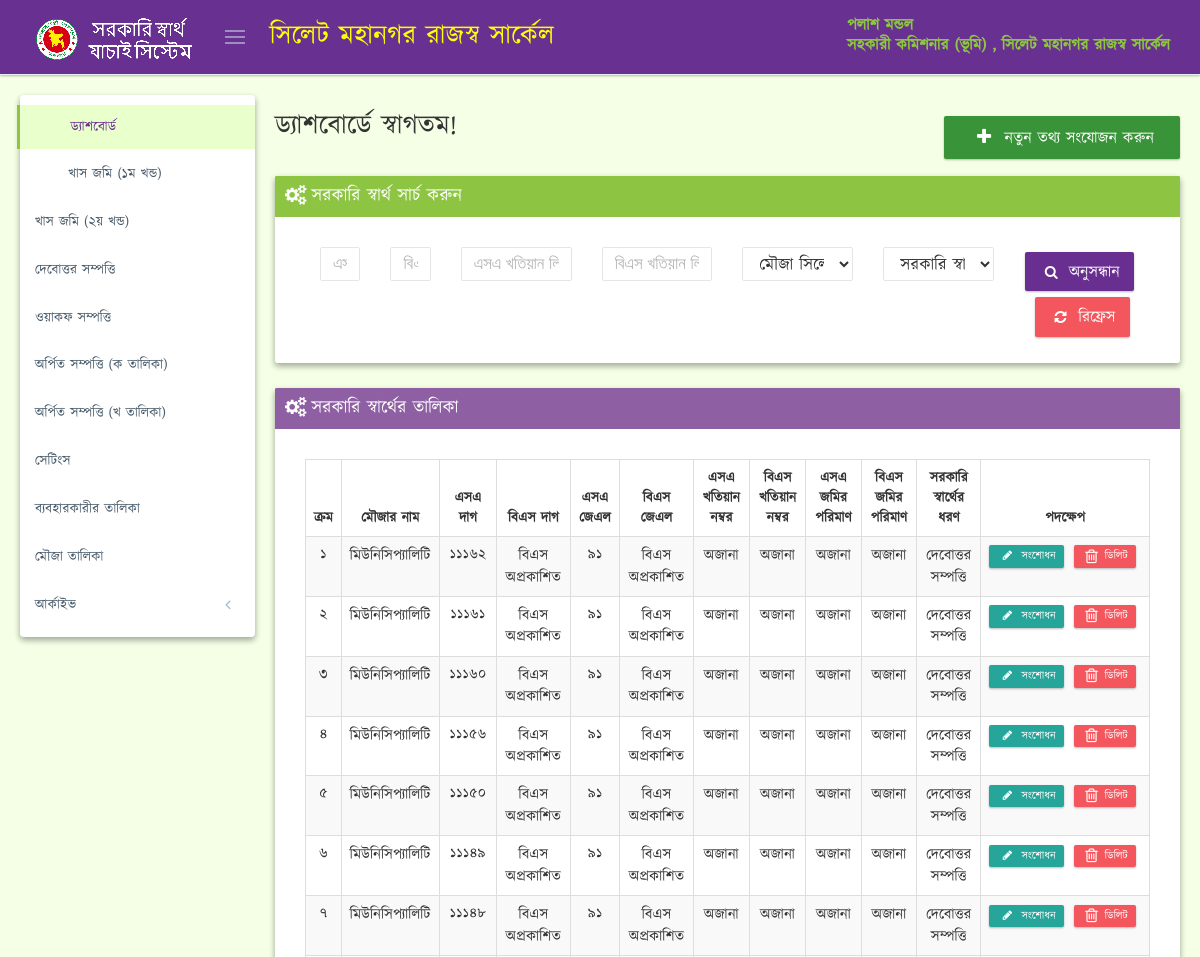
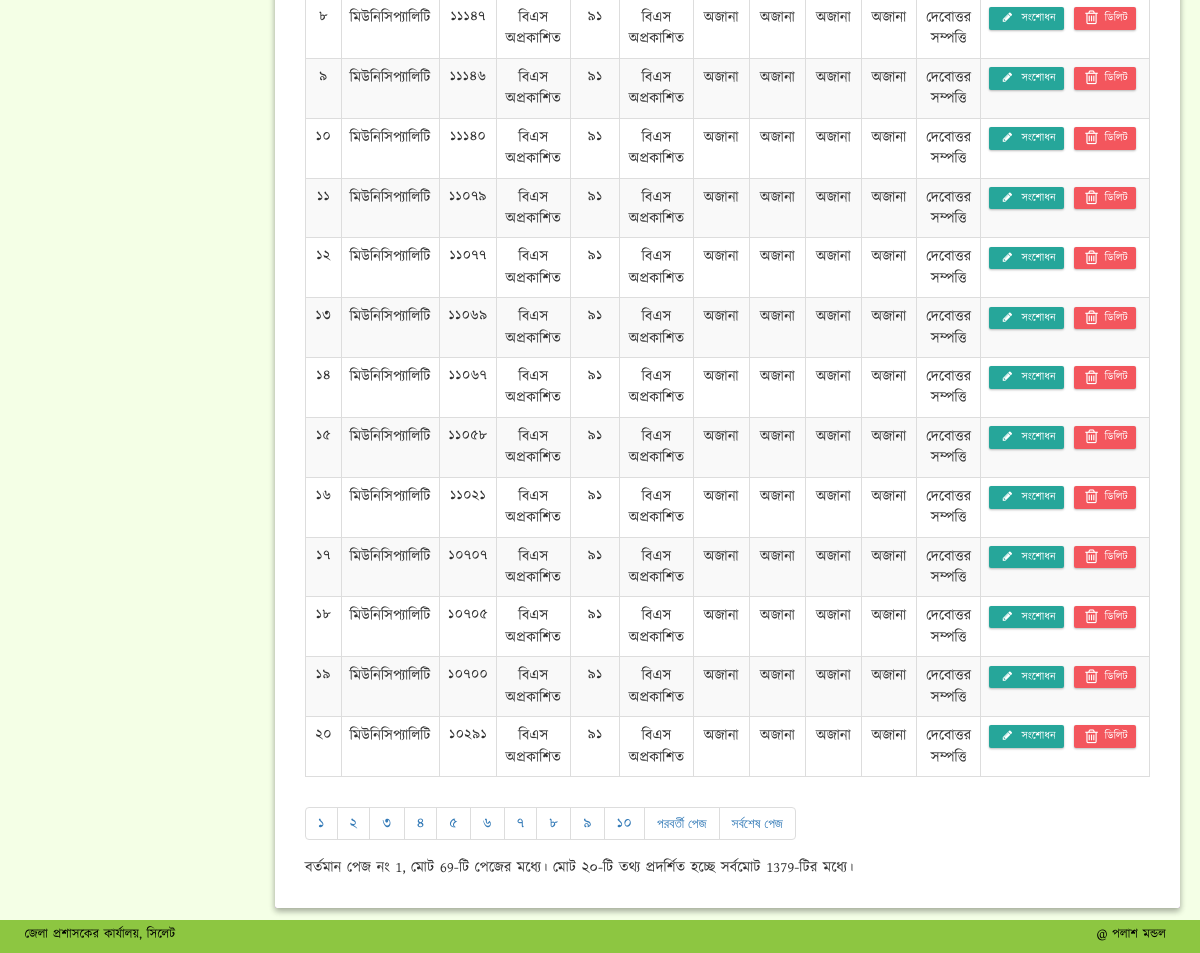
The app's page /dashboard.php (signed in) with its own data (2 pictures, top to bottom).
### tables this page shows
CREATE TABLE IF NOT EXISTS `settings` (
  `field_name` varchar(120) DEFAULT 'মহানগর রাজস্ব সার্কেল',
  `field_value` varchar(120) DEFAULT 'মহানগর রাজস্ব সার্কেল'
);

CREATE TABLE IF NOT EXISTS `users` (
  `id` int(11) NOT NULL AUTO_INCREMENT,
  `username` varchar(50) NOT NULL,
  `password` varchar(255) NOT NULL,
  `email` varchar(64) DEFAULT NULL,
  `officer_name` varchar(150) DEFAULT NULL,
  `officer_designation` varchar(150) DEFAULT NULL,
  `created_at` datetime DEFAULT CURRENT_TIMESTAMP,
  PRIMARY KEY (`id`),
  UNIQUE KEY `username` (`username`)
);

CREATE TABLE IF NOT EXISTS `dag` (
  `id` int(10) unsigned NOT NULL AUTO_INCREMENT,
  `mouja_id` int(11) DEFAULT NULL,
  `sa_dag` int(11) DEFAULT NULL,
  `bs_dag` int(11) DEFAULT NULL,
  `sa_khatian` int(11) DEFAULT NULL,
  `bs_khatian` int(11) DEFAULT NULL,
  `sa_land_amount` int(11) DEFAULT NULL,
  `bs_land_amount` int(11) DEFAULT NULL,
  `interest_id` int(11) NOT NULL DEFAULT '0',
  PRIMARY KEY (`id`)
);

CREATE TABLE IF NOT EXISTS `mouja` (
  `id` int(11) NOT NULL AUTO_INCREMENT,
  `name` varchar(120) DEFAULT NULL,
  `sa_jl` int(11) DEFAULT NULL,
  `bs_jl` int(11) DEFAULT NULL,
  PRIMARY KEY (`id`),
  UNIQUE KEY `id` (`id`)
);

CREATE TABLE IF NOT EXISTS `interest` (
  `interest_id` int(11) NOT NULL AUTO_INCREMENT,
  `interest_name` varchar(120) DEFAULT NULL,
  PRIMARY KEY (`interest_id`) USING BTREE,
  KEY `id` (`interest_id`) USING BTREE
);

### dashboard.php (the view, shortened to what the rows shown need)
<!DOCTYPE html>
<html lang="en" class="no-js">
<head>
<?php include 'header.php'; ?>
</head>
<body class="page-md page-sidebar-page-sidebar-closed-hide-logo page-header-fixed page-footer-fixed"
      oncontextmenu="return false;">
<?php include 'top_nav.php'; ?>
<div class="page-container">
    <div class="page-content-wrapper">
        <div class="page-content" id="scroller" style="min-height:588px">
            <div class="row">
                <div class="col-md-12">
                    <div id="ajax-content">
                        <div class="page-head">
                            <div class="row" style="margin-bottom: 15px;">
                                <div class="col-md-6">
                                    <div class="page-title">
                                        <h2 style="margin-top: 0px;"> ড্যাশবোর্ডে স্বাগতম!</h2>
                                    </div>
                                </div>
                            </div>
                        </div>
                                                                            <?php
                                                                            if (isset($_REQUEST["interest_id"])){
                                                                                $interest_id=(int)$_REQUEST["interest_id"];
                                                                            }else{  $interest_id= 0; }
                                                                            ?>
                        <div class="row">
                            <div class="col-md-12">
                                <div class="portlet purple box">
                                    <div class="portlet-body">
                                        <div style="font-size: 15px; text-align: justify;margin: 20px;">
                                            <table class="table table-striped table-bordered table-hover" id="sample_6">
                                                <thead>
                                                <tr>
                                                    <th style="text-align: center;">ক্রম</th>
                                                    <th style="text-align: center;">মৌজার নাম</th>
                                                    <th style="text-align: center;">এসএ দাগ</th>
                                                    <th style="text-align: center;">বিএস দাগ</th>
                                                    <th style="text-align: center;">এসএ জেএল</th>
                                                    <th style="text-align: center;">বিএস জেএল</th>
                                                    <th style="text-align: center;">এসএ খতিয়ান নম্বর</th>
                                                    <th style="text-align: center;">বিএস খতিয়ান নম্বর</th>
                                                    <th style="text-align: center;">এসএ জমির পরিমাণ</th>
                                                    <th style="text-align: center;">বিএস জমির পরিমাণ</th>
                                                    <th style="text-align: center;">সরকারি স্বার্থের ধরণ</th>
                                                    <th style="text-align: center;" width="20%">পদক্ষেপ</th>
                                                </tr>
                                                </thead>
                                                <tbody>
                                                <?php
                                                include 'config.php';
                                                $rowsperpage = 20;
                                                if (isset($_GET['currentpage']) && is_numeric($_GET['currentpage'])) {
                                                    $currentpage = (int) $_GET['currentpage'];
                                                } else {
                                                    $currentpage = 1;
                                                }
                                                $offset = ($currentpage - 1) * $rowsperpage;
                                                $query_final = "SELECT * FROM `dag` ORDER BY id DESC LIMIT $offset, $rowsperpage";
                                                if ( $_SERVER['REQUEST_METHOD'] == 'POST'  ) {
                                                    $query = $bs_part = $sa_part = $mouja_part = $joiner = '';
                                                    $sa_dag = $_REQUEST['sa_dag'];
                                                    $sa_dag = $_POST['sa_dag'];
                                                    $bs_dag = $_POST['bs_dag'];
                                                    $mouja_id = $_POST['mouja_id'];
                                                    if($mouja_id == 0  & $interest_id == 0) {
                                                        if ($sa_dag !=NULL){
                                                            $sa_part = 'sa_dag = '.$sa_dag;
                                                        }else{
                                                            $sa_part = '';
                                                        }
                                                        if($bs_dag !=NULL){
                                                            $bs_part = ' bs_dag='.$bs_dag;
                                                        }else {
                                                            $bs_part = '';
                                                        }
                                                        if($sa_dag and $bs_dag) { $joiner=' AND';} else { $joiner='';}
                                                        if ($mouja_id) {
                                                            $mouja_part = ' mouja_id='.$mouja_id;
                                                        }
                                                        else{
                                                            $mouja_part= '';
                                                        }
                                                    }else{
                                                        $query = "SELECT * FROM `dag` ORDER BY id DESC LIMIT 135";
                                                    }
                                                    $query = "SELECT * FROM dag WHERE {$sa_part} {$joiner} {$bs_part} {$mouja_part}";
                                                }
                                                else {
                                                    $query_final = "SELECT * FROM `dag` ORDER BY id DESC LIMIT $offset, $rowsperpage";
                                                }
                                                $result_final = mysqli_query($conn, $query_final);
                                                if (mysqli_num_rows($result_final) > 0) {
                                                    $i = 1;
                                                    while ($info = mysqli_fetch_array($result_final)) {
                                                        $mouja_query = "SELECT * FROM `mouja` WHERE id ={$info['mouja_id']}";
                                                        $mouja_result = mysqli_query($conn, $mouja_query);
                                                        $mouja_info = mysqli_fetch_array($mouja_result);
                                                        $interest_query = "SELECT * FROM `interest` WHERE interest_id ={$info['interest_id']}";
                                                        $interest_result = mysqli_query($conn, $interest_query);
                                                        $interest_info = mysqli_fetch_array($interest_result);
                                                        ?>
                                                        <tr style="">
                                                            <td style="text-align: center;"
                                                                class="numeric_bangla"><?php echo $offset+$i; ?></td>
                                                            <td style="text-align: center;"><?php echo $mouja_info['name']; ?></td>
                                                            <td style="text-align: center;"
                                                                class="numeric_bangla"><?php echo $info['sa_dag']; ?></td>
                                                            <td style="text-align: center;"
                                                               ><?php echo $info['bs_dag'] == null ? "বিএস অপ্রকাশিত" : ' class="numeric_bangla">'. $info['bs_dag']; ?></td>
                                                            <td style="text-align: center;" <?php echo $mouja_info['sa_jl'] == null ? ">এসএ অপ্রকাশিত" : ' class="numeric_bangla">'. $mouja_info['sa_jl']; ?></td>
                                                            <td style="text-align: center;" <?php echo $mouja_info['bs_jl'] == null ? ">বিএস অপ্রকাশিত" : 'class="numeric_bangla">'. $mouja_info['bs_jl']; ?></td>
                                                            <td style="text-align: center;" <?php echo $info['sa_khatian'] == 0 ? ">অজানা" : ' class="numeric_bangla">'. $info['sa_khatian']; ?></td>
                                                            <td style="text-align: center;" <?php echo $info['bs_khatian'] == 0 ? ">অজানা" : ' class="numeric_bangla">'. $info['bs_khatian']; ?></td>
                                                            <td style="text-align: center;" <?php echo $info['sa_land_amount'] == 0 ? ">অজানা" : 'class="numeric_bangla">'. $info['sa_land_amount']; ?></td>
                                                            <td style="text-align: center;" <?php echo $info['bs_land_amount'] == 0 ? ">অজানা" : 'class="numeric_bangla">'. $info['bs_land_amount']; ?></td>
                                                            <td style="text-align: center;"><?php echo $interest_info['interest_name']; ?></td>
                                                            <td class="text-center">
                                                                <a
                                                                        href="/edit.php?id=<?php echo $info['id']; ?>"
                                                                        class="btn btn-primary btn-xs label-success"
                                                                        title="সংশোধন"
                                                                ><i class="fa fa-pencil fa-fw"></i> সংশোধন</a
                                                                >
                                                                <a href="#delete-<?php echo $info['id']; ?>" class="btn btn-danger btn-xs" data-toggle="modal"
                                                                        title="ডিলিট"
                                                                ><i class="fa fa-trash-o fa-lg"></i> ডিলিট</a
                                                                >
                                                            </td>
                                                        </tr>
                                                        <?php
                                                    $i++;}
                                                } else {
                                                    echo"<div id='success-alert' class='alert alert-danger   ' >  <button class='close' data-close='alert'></button>
                                                     কোন সরকারি স্বার্থ খুঁজে পাওয়া যায় নাই।</div>";
                                                }
                                                ?>
                                                </tbody>
                                            </table>
                                        </div>
                                    </div>
                                </div>
                            </div>
                        </div>
                    </div>
                </div>
            </div>
        </div>
    </div>
</div>
</body>
</html>

### top_nav.php (shortened to what the rows shown need)
<?php
require_once "config.php";
$query1 = 'SELECT * FROM `settings` WHERE field_name= "office_name"';
$result1 = mysqli_query($conn, $query1);
$info1 = mysqli_fetch_array($result1);
$username =$_COOKIE['username'];
$query2 = "SELECT * FROM `users` WHERE `username`= '$username' LIMIT 1";
$result2 = mysqli_query($conn, $query2);
$info2 = mysqli_fetch_array($result2);
?>
<div class="page-header md-shadow-z-1-i navbar navbar-fixed-top">
    <div class="page-header-inner">
        <div class="page-actions">
            <h2 style="color: #ffff00;margin: 5px;"><?php echo $info1['field_value']; ?>
            </h2>
        </div>
        <div class="page-top">
            <div class="top-menu">
                <ul class="nav navbar-nav pull-right">
                    <li class="dropdown dropdown-user dropdown-dark">
                        <a href="javascript:;" class="dropdown-toggle" data-toggle="dropdown" data-hover="dropdown"
                           data-close-others="true">
                            <span class="username username-hide-on-mobile"> <?php echo $info2['officer_name'];?> <br> <?php echo $info2['officer_designation'];?> , <?php echo $info1['field_value']; ?> </span>
                        </a>
                    </li>
                </ul>
            </div>
        </div>
    </div>
</div><?php

### records on screen
settings: field_value "সিলেট মহানগর রাজস্ব সার্কেল"
users: officer_name "পলাশ মন্ডল", officer_designation "সহকারী কমিশনার (ভূমি)"
dag: i "1", mouja.name "মিউনিসিপ্যালিটি", sa_dag "11162", shows "বিএস অপ্রকাশিত", mouja.sa_jl "91", sa_khatian "অজানা", sa_land_amount "অজানা", interest.interest_name "দেবোত্তর সম্পত্তি"
dag: i "2", mouja.name "মিউনিসিপ্যালিটি", sa_dag "11161", shows "বিএস অপ্রকাশিত", mouja.sa_jl "91", sa_khatian "অজানা", sa_land_amount "অজানা", interest.interest_name "দেবোত্তর সম্পত্তি"
dag: i "3", mouja.name "মিউনিসিপ্যালিটি", sa_dag "11160", shows "বিএস অপ্রকাশিত", mouja.sa_jl "91", sa_khatian "অজানা", sa_land_amount "অজানা", interest.interest_name "দেবোত্তর সম্পত্তি"
dag: i "4", mouja.name "মিউনিসিপ্যালিটি", sa_dag "11156", shows "বিএস অপ্রকাশিত", mouja.sa_jl "91", sa_khatian "অজানা", sa_land_amount "অজানা", interest.interest_name "দেবোত্তর সম্পত্তি"
dag: i "5", mouja.name "মিউনিসিপ্যালিটি", sa_dag "11150", shows "বিএস অপ্রকাশিত", mouja.sa_jl "91", sa_khatian "অজানা", sa_land_amount "অজানা", interest.interest_name "দেবোত্তর সম্পত্তি"
dag: i "6", mouja.name "মিউনিসিপ্যালিটি", sa_dag "11149", shows "বিএস অপ্রকাশিত", mouja.sa_jl "91", sa_khatian "অজানা", sa_land_amount "অজানা", interest.interest_name "দেবোত্তর সম্পত্তি"
dag: i "7", mouja.name "মিউনিসিপ্যালিটি", sa_dag "11148", shows "বিএস অপ্রকাশিত", mouja.sa_jl "91", sa_khatian "অজানা", sa_land_amount "অজানা", interest.interest_name "দেবোত্তর সম্পত্তি"
dag: i "8", mouja.name "মিউনিসিপ্যালিটি", sa_dag "11147", shows "বিএস অপ্রকাশিত", mouja.sa_jl "91", sa_khatian "অজানা", sa_land_amount "অজানা", interest.interest_name "দেবোত্তর সম্পত্তি"
dag: i "9", mouja.name "মিউনিসিপ্যালিটি", sa_dag "11146", shows "বিএস অপ্রকাশিত", mouja.sa_jl "91", sa_khatian "অজানা", sa_land_amount "অজানা", interest.interest_name "দেবোত্তর সম্পত্তি"
dag: i "10", mouja.name "মিউনিসিপ্যালিটি", sa_dag "11140", shows "বিএস অপ্রকাশিত", mouja.sa_jl "91", sa_khatian "অজানা", sa_land_amount "অজানা", interest.interest_name "দেবোত্তর সম্পত্তি"
dag: i "11", mouja.name "মিউনিসিপ্যালিটি", sa_dag "11079", shows "বিএস অপ্রকাশিত", mouja.sa_jl "91", sa_khatian "অজানা", sa_land_amount "অজানা", interest.interest_name "দেবোত্তর সম্পত্তি"
dag: i "12", mouja.name "মিউনিসিপ্যালিটি", sa_dag "11077", shows "বিএস অপ্রকাশিত", mouja.sa_jl "91", sa_khatian "অজানা", sa_land_amount "অজানা", interest.interest_name "দেবোত্তর সম্পত্তি"
dag: i "13", mouja.name "মিউনিসিপ্যালিটি", sa_dag "11069", shows "বিএস অপ্রকাশিত", mouja.sa_jl "91", sa_khatian "অজানা", sa_land_amount "অজানা", interest.interest_name "দেবোত্তর সম্পত্তি"
dag: i "14", mouja.name "মিউনিসিপ্যালিটি", sa_dag "11067", shows "বিএস অপ্রকাশিত", mouja.sa_jl "91", sa_khatian "অজানা", sa_land_amount "অজানা", interest.interest_name "দেবোত্তর সম্পত্তি"
dag: i "15", mouja.name "মিউনিসিপ্যালিটি", sa_dag "11058", shows "বিএস অপ্রকাশিত", mouja.sa_jl "91", sa_khatian "অজানা", sa_land_amount "অজানা", interest.interest_name "দেবোত্তর সম্পত্তি"
dag: i "16", mouja.name "মিউনিসিপ্যালিটি", sa_dag "11021", shows "বিএস অপ্রকাশিত", mouja.sa_jl "91", sa_khatian "অজানা", sa_land_amount "অজানা", interest.interest_name "দেবোত্তর সম্পত্তি"
dag: i "17", mouja.name "মিউনিসিপ্যালিটি", sa_dag "10707", shows "বিএস অপ্রকাশিত", mouja.sa_jl "91", sa_khatian "অজানা", sa_land_amount "অজানা", interest.interest_name "দেবোত্তর সম্পত্তি"
dag: i "18", mouja.name "মিউনিসিপ্যালিটি", sa_dag "10705", shows "বিএস অপ্রকাশিত", mouja.sa_jl "91", sa_khatian "অজানা", sa_land_amount "অজানা", interest.interest_name "দেবোত্তর সম্পত্তি"
dag: i "19", mouja.name "মিউনিসিপ্যালিটি", sa_dag "10700", shows "বিএস অপ্রকাশিত", mouja.sa_jl "91", sa_khatian "অজানা", sa_land_amount "অজানা", interest.interest_name "দেবোত্তর সম্পত্তি"
dag: i "20", mouja.name "মিউনিসিপ্যালিটি", sa_dag "10291", shows "বিএস অপ্রকাশিত", mouja.sa_jl "91", sa_khatian "অজানা", sa_land_amount "অজানা", interest.interest_name "দেবোত্তর সম্পত্তি"

### other values on screen
$currentpage "1"
$totalpages "69"
$numrows "1379"
